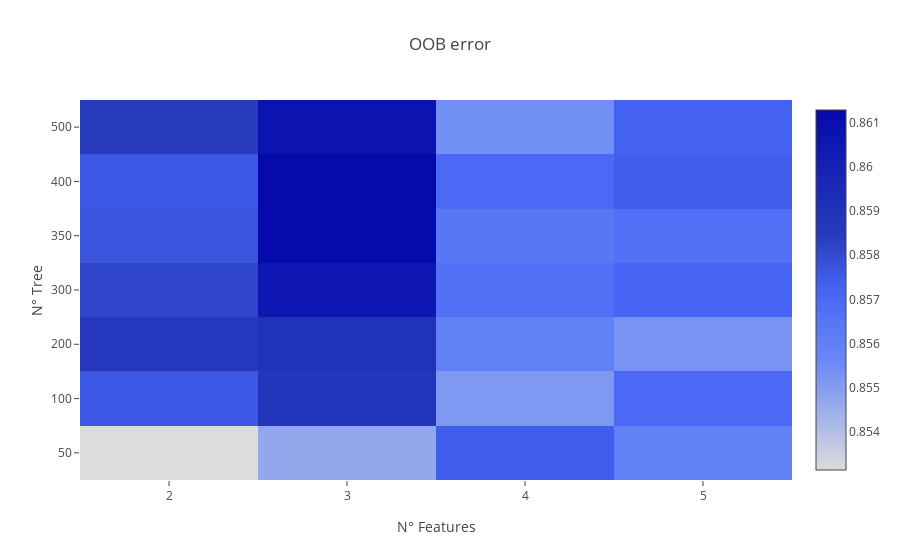

The notebook cell this image was saved under:
### Code cell
#most meaningful analysis

x_orig, y_orig = CommonTools.get_pca_dataset()

trainSet, test, labelTrainSet, labelTest = train_test_split(x_orig, y_orig, train_size = 0.7, test_size = 0.3, random_state = 40)

numberTrees = [50, 100, 200, 300, 350, 400, 500]
numberFeatures = [2, 3, 4, 5]
accuracy = np.zeros(shape = (len(numberTrees), len(numberFeatures)))

for i in range(len(numberTrees)):
  for j in range(len(numberFeatures)):
    RFC = RandomForestClassifier(n_estimators = numberTrees[i], random_state=0, oob_score = True,
                                max_features = numberFeatures[j], bootstrap = True)
    RFC.fit(trainSet, labelTrainSet)
    accuracy[i][j] = RFC.oob_score_
    
trace = go.Heatmap(
    z = accuracy,
    colorscale = "Blues",
    reversescale = True
)
layout = go.Layout(
    title = "OOB error",
    xaxis = dict(
        tickmode = "array",
        tickvals = np.linspace(0, len(numberFeatures), num = len(numberFeatures) + 1),       
        ticktext = ["2", "3", "4", "5"],
        title = "N° Features"      
    ),
    yaxis = dict(
        tickmode = "array",
        tickvals = np.linspace(0, len(numberTrees), num = len(numberTrees) + 1),
        ticktext = ["50", "100", "200", "300", "350", "400", "500"],
        title = "N° Tree"
    )
)
data = [trace]
figure = go.Figure(data = data, layout = layout)
CommonTools.enable_plotly_in_cell()
plotly.offline.iplot(figure, filename="rbfAccuracy")

### Figure 1 — Plotly figure (JSON) as saved in the notebook; plotly's stock layout.template omitted (floating-point values rounded to 4 significant figures)
{"data": [{"reversescale": true, "z": [[0.8531, 0.8547, 0.8574, 0.856], [0.8576, 0.8589, 0.8551, 0.857], [0.8587, 0.859, 0.856, 0.8553], [0.8581, 0.8606, 0.8567, 0.8571], [0.8577, 0.8613, 0.8564, 0.8567], [0.8576, 0.8613, 0.857, 0.8574], [0.8584, 0.8607, 0.8554, 0.8573]], "type": "heatmap", "uid": "7b664c5c-4a83-44a1-b733-d7fc6ff5fba3", "colorscale": "Blues"}], "layout": {"yaxis": {"ticktext": ["50", "100", "200", "300", "350", "400", "500"], "title": {"text": "N° Tree"}, "tickmode": "array", "tickvals": [0, 1, 2, 3, 4, 5, 6, 7]}, "xaxis": {"ticktext": ["2", "3", "4", "5"], "title": {"text": "N° Features"}, "tickmode": "array", "tickvals": [0, 1, 2, 3, 4]}, "title": {"text": "OOB error"}}}
